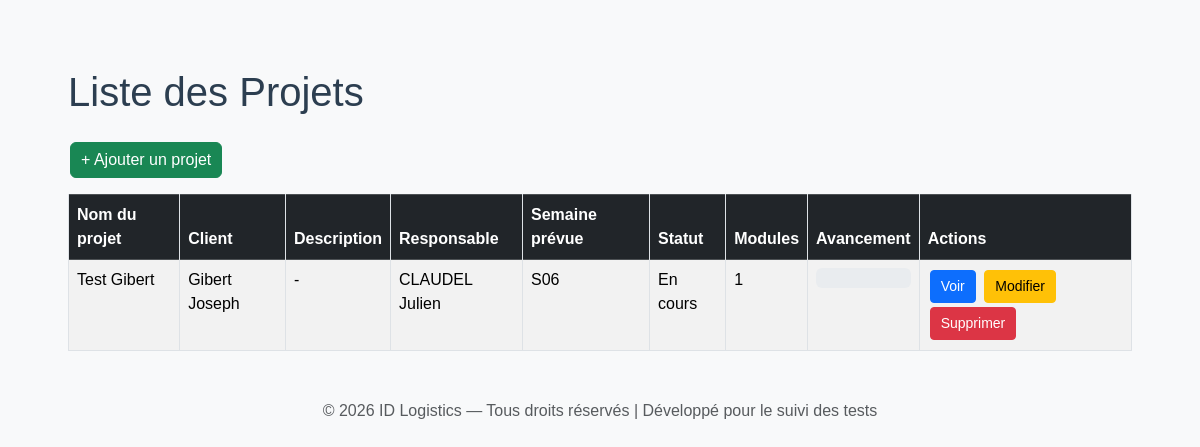
Before: / with the older database file.
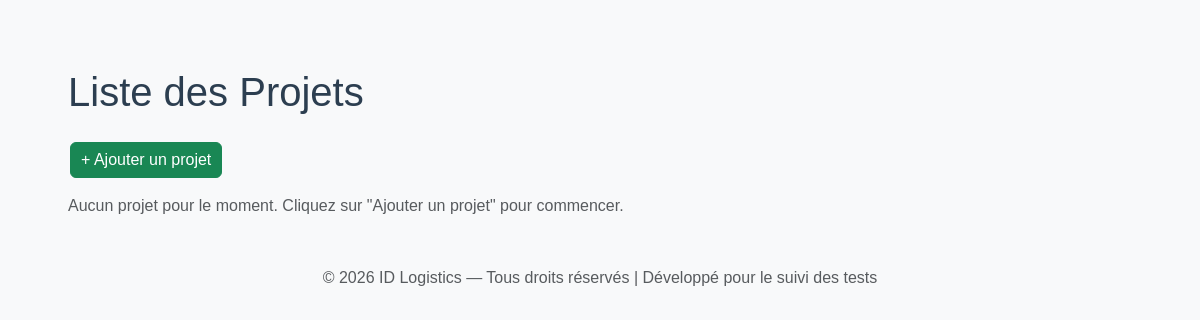
After: the same page with the newer database file.
### app.py (models this page shows)
class Projet(db.Model):
    id = db.Column(db.Integer, primary_key=True)
    nom = db.Column(db.String(150), nullable=False)
    client = db.Column(db.String(150))
    description = db.Column(db.Text)
    responsable = db.Column(db.String(150))
    semaine_prevue = db.Column(db.String(10))
    statut = db.Column(db.String(50), default="En cours")
    date_creation = db.Column(db.DateTime, default=datetime.utcnow)
    date_modification = db.Column(db.DateTime, default=datetime.utcnow, onupdate=datetime.utcnow)
    modules = db.relationship("Module", backref="projet", cascade="all, delete-orphan")
    def pourcentage_global(self):
        total_tests = sum(len(m.tests) for m in self.modules)
        total_valide = sum(len([t for t in m.tests if t.statut == "Validé"]) for m in self.modules)
        return int((total_valide / total_tests) * 100) if total_tests else 0

### app.py (the view)
@app.route("/")
def index():
    projets = Projet.query.all()
    return render_template("index.html", projets=projets)

### app.py (called while the page is built)
@app.context_processor
def inject_now():
    return {
        'now': datetime.now,
        'datetime': datetime
    }

### templates/index.html (shortened to what this page needs)
{% extends "base.html" %}
{% block content %}
<div class="container mt-4">
    <h1 class="mb-4">Liste des Projets</h1>
    <a href="{{ url_for('ajouter_projet') }}" class="btn btn-success mb-3">+ Ajouter un projet</a>
    {% if projets %}
    <table class="table table-striped table-bordered">
        <thead class="table-dark">
            <tr>
                <th>Nom du projet</th>
                <th>Client</th>
                <th>Description</th>
                <th>Responsable</th>
                <th>Semaine prévue</th>
                <th>Statut</th>
                <th>Modules</th>
                <th>Avancement</th>
                <th>Actions</th>
            </tr>
        </thead>
        <tbody>
            {% for projet in projets %}
            <tr>
                <td>{{ projet.nom }}</td>
                <td>{{ projet.client or '-' }}</td>
                <td>{{ projet.description or '-' }}</td>
                <td>{{ projet.responsable or '-' }}</td>
                <td>{{ projet.semaine_prevue or '-' }}</td>
                <td>{{ projet.statut }}</td>
                <td>{{ projet.modules|length }}</td>
                <td>
                    <div class="progress" style="height:20px;">
                    </div>
                </td>
                <td>
                    <a class="btn btn-primary btn-sm" href="{{ url_for('projet', projet_id=projet.id) }}">Voir</a>
                    <a href="{{ url_for('modifier_projet', projet_id=projet.id) }}" class="btn btn-warning btn-sm">Modifier</a>
                    <form method="POST" action="{{ url_for('supprimer_projet', projet_id=projet.id) }}" style="display:inline;" onsubmit="return confirm('Voulez-vous vraiment supprimer ce projet ?');">
                        <button type="submit" class="btn btn-danger btn-sm">Supprimer</button>
                    </form>
                </td>
            </tr>
            {% endfor %}
        </tbody>
    </table>
    {% else %}
    <p class="text-muted">Aucun projet pour le moment. Cliquez sur "Ajouter un projet" pour commencer.</p>
    {% endif %}
</div>
<footer class="text-center mt-5 mb-3 text-muted">
    &copy; {{ now().year }} ID Logistics — Tous droits réservés | Développé pour le suivi des tests
</footer>
{% endblock %}

### templates/base.html (shortened to what this page needs)
<!DOCTYPE html>
<html lang="fr">
<head>
    <link href="https://cdn.jsdelivr.net/npm/bootstrap@5.3.1/dist/css/bootstrap.min.css" rel="stylesheet">
    <link rel="stylesheet" href="{{ url_for('static', filename='style.css') }}">
</head>
<body class="p-4">
    <div class="container">
        {% block content %}{% endblock %}
    </div>
</body>
</html>

### static/style.css (style rules this page uses)
body { font-family: Arial, sans-serif; margin: 20px; background-color: #f8f9fa; }
h1, h2, h3, h4 { color: #2c3e50; }
a { text-decoration: none; color: #007bff; }
button, .btn { padding: 5px 10px; margin: 2px; }

Changed rows visible on the page:
removed Projet: nom "Test Gibert", client "Gibert Joseph", description "-", responsable "CLAUDEL Julien", semaine_prevue "S06", statut "En cours", modules|length "1"
Other visible differences:
text no longer shown: "Nom du projet Client Description Responsable Semaine prévue Statut Modules Avancement Actions"
text now shown: "Aucun projet pour le moment. Cliquez sur \"Ajouter un projet\" pour commencer."
